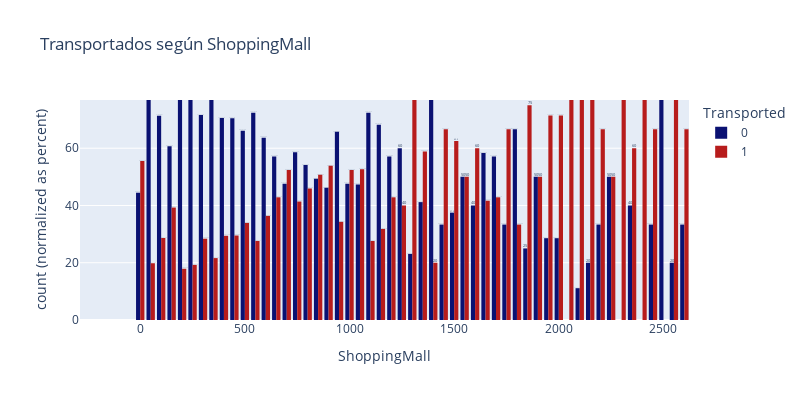

Notebook source saved alongside this figure:
### Markdown cell above
#### Conclusiones:
##### 1.- Los pasajeros que gastan menos de 2000 dolares en FoodCourt, son en menos porcentaje, transportados que los que gastan más de dos mil dolares.

### Code cell
px.histogram(df, x='ShoppingMall', color = 'Transported', text_auto=True,
             title='Transportados según ShoppingMall', barmode='group', barnorm='percent',
             width=800, height=400, color_discrete_sequence=['#0A1172','#B71C1C'])

### Figure 1 — Plotly figure (JSON) as saved in the notebook; plotly's stock layout.template omitted (floating-point values rounded to 4 significant figures; data arrays with more than 128 entries replaced by an {"elided": "..."} marker saying what was removed)
{"data": [{"alignmentgroup": "True", "bingroup": "x", "hovertemplate": "Transported=0<br>ShoppingMall=%{x}<br>count (normalized as percent)=%{y}<extra></extra>", "legendgroup": "0", "marker": {"color": "#0A1172", "pattern": {"shape": ""}}, "name": "0", "offsetgroup": "0", "orientation": "v", "showlegend": true, "texttemplate": "%{value}", "type": "histogram", "x": {"elided": "4315 float values"}, "xaxis": "x", "yaxis": "y"}, {"alignmentgroup": "True", "bingroup": "x", "hovertemplate": "Transported=1<br>ShoppingMall=%{x}<br>count (normalized as percent)=%{y}<extra></extra>", "legendgroup": "1", "marker": {"color": "#B71C1C", "pattern": {"shape": ""}}, "name": "1", "offsetgroup": "1", "orientation": "v", "showlegend": true, "texttemplate": "%{value}", "type": "histogram", "x": {"elided": "4378 float values"}, "xaxis": "x", "yaxis": "y"}], "layout": {"barmode": "group", "barnorm": "percent", "height": 400, "legend": {"title": {"text": "Transported"}, "tracegroupgap": 0}, "title": {"text": "Transportados según ShoppingMall"}, "width": 800, "xaxis": {"anchor": "y", "autorange": false, "domain": [0, 1], "range": [-287.8, 2622.0], "title": {"text": "ShoppingMall"}, "type": "linear"}, "yaxis": {"anchor": "x", "autorange": false, "domain": [0, 1], "range": [0, 76.85], "title": {"text": "count (normalized as percent)"}}}}
